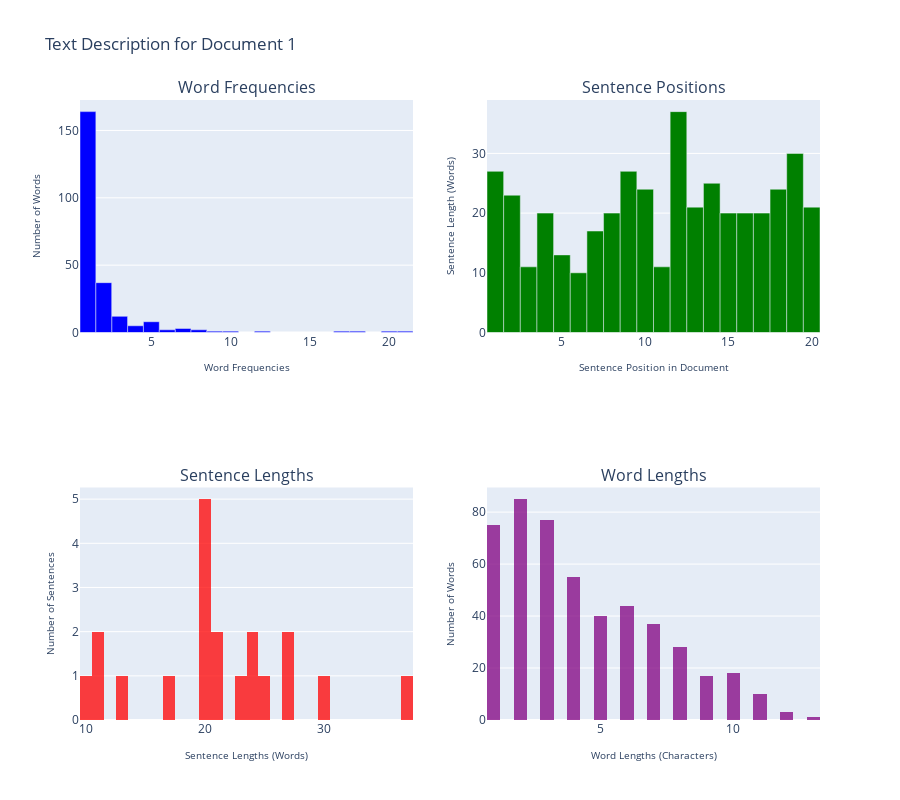
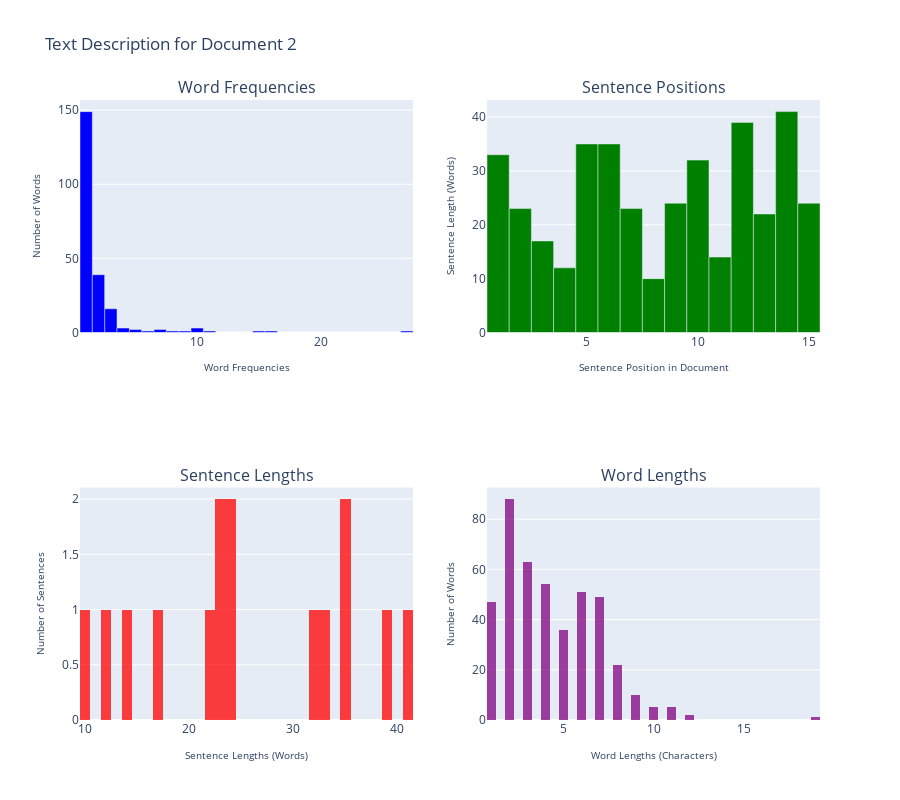

Notebook code for these charts, in order:
### Markdown cell above
- Word Frequencies: This metric provides a histogram of how often words appear with a given frequency. For example, if a lot of words appear only once in a document, it might be indicative of a text rich in unique words. On the other hand, a small set of words appearing very frequently might indicate repetitive content or a certain theme or pattern in the text.

- Sentence Positions vs. Sentence Lengths: This bar chart showcases the length of each sentence (in terms of word count) in their order of appearance in the document. This can give insights into the flow of information in a text, highlighting any long, detailed sections or brief, potentially superficial areas.

- Sentence Lengths Distribution: A histogram showing the frequency of sentence lengths across the document. Long sentences might contain a lot of information but could be harder for summarization models to digest and for readers to comprehend. Conversely, many short sentences might indicate fragmented information.

- Word Lengths Distribution: A histogram of the lengths of words in the document. Extremely long words might be anomalies, technical terms, or potential errors in the corpus. Conversely, a majority of very short words might denote lack of depth or specificity.

### Code cell
params = {
    "text_column": 'input',
    "num_docs_to_plot": 2
}

text_structure_histograms(df_summarization, params)

### Figure 1 — Plotly figure (JSON) as saved in the notebook; plotly's stock layout.template omitted (floating-point values rounded to 4 significant figures; data arrays with more than 128 entries replaced by an {"elided": "..."} marker saying what was removed)
{"data": [{"marker": {"color": "blue"}, "showlegend": false, "type": "bar", "x": [1, 4, 3, 5, 7, 8, 18, 9, 2, 17, 21, 20, 12, 10, 6], "xaxis": "x", "y": [164, 5, 12, 8, 3, 2, 1, 1, 37, 1, 1, 1, 1, 1, 2], "yaxis": "y"}, {"marker": {"color": "green"}, "showlegend": false, "type": "bar", "x": [1, 2, 3, 4, 5, 6, 7, 8, 9, 10, 11, 12, 13, 14, 15, 16, 17, 18, 19, 20], "xaxis": "x2", "y": [27, 23, 11, 20, 13, 10, 17, 20, 27, 24, 11, 37, 21, 25, 20, 20, 20, 24, 30, 21], "yaxis": "y2"}, {"marker": {"color": "red"}, "nbinsx": 50, "opacity": 0.75, "showlegend": false, "type": "histogram", "x": [27, 23, 11, 20, 13, 10, 17, 20, 27, 24, 11, 37, 21, 25, 20, 20, 20, 24, 30, 21], "xaxis": "x3", "yaxis": "y3"}, {"marker": {"color": "purple"}, "nbinsx": 50, "opacity": 0.75, "showlegend": false, "type": "histogram", "x": {"elided": "490 int values"}, "xaxis": "x4", "yaxis": "y4"}], "layout": {"annotations": [{"font": {"size": 16}, "showarrow": false, "text": "Word Frequencies", "x": 0.225, "xanchor": "center", "xref": "paper", "y": 1, "yanchor": "bottom", "yref": "paper"}, {"font": {"size": 16}, "showarrow": false, "text": "Sentence Positions", "x": 0.775, "xanchor": "center", "xref": "paper", "y": 1, "yanchor": "bottom", "yref": "paper"}, {"font": {"size": 16}, "showarrow": false, "text": "Sentence Lengths", "x": 0.225, "xanchor": "center", "xref": "paper", "y": 0.375, "yanchor": "bottom", "yref": "paper"}, {"font": {"size": 16}, "showarrow": false, "text": "Word Lengths", "x": 0.775, "xanchor": "center", "xref": "paper", "y": 0.375, "yanchor": "bottom", "yref": "paper"}], "barmode": "overlay", "height": 800, "title": {"text": "Text Description for Document 1"}, "xaxis": {"anchor": "y", "domain": [0, 0.45], "title": {"font": {"size": 10}, "text": "Word Frequencies"}}, "xaxis2": {"anchor": "y2", "domain": [0.55, 1], "title": {"font": {"size": 10}, "text": "Sentence Position in Document"}}, "xaxis3": {"anchor": "y3", "domain": [0, 0.45], "title": {"font": {"size": 10}, "text": "Sentence Lengths (Words)"}}, "xaxis4": {"anchor": "y4", "domain": [0.55, 1], "title": {"font": {"size": 10}, "text": "Word Lengths (Characters)"}}, "yaxis": {"anchor": "x", "domain": [0.625, 1], "title": {"font": {"size": 10}, "text": "Number of Words"}}, "yaxis2": {"anchor": "x2", "domain": [0.625, 1], "title": {"font": {"size": 10}, "text": "Sentence Length (Words)"}}, "yaxis3": {"anchor": "x3", "domain": [0, 0.375], "title": {"font": {"size": 10}, "text": "Number of Sentences"}}, "yaxis4": {"anchor": "x4", "domain": [0, 0.375], "title": {"font": {"size": 10}, "text": "Number of Words"}}}}

### Figure 2 — Plotly figure (JSON) as saved in the notebook; plotly's stock layout.template omitted (floating-point values rounded to 4 significant figures; data arrays with more than 128 entries replaced by an {"elided": "..."} marker saying what was removed)
{"data": [{"marker": {"color": "blue"}, "showlegend": false, "type": "bar", "x": [1, 7, 3, 2, 5, 27, 10, 4, 8, 6, 9, 15, 16, 11], "xaxis": "x", "y": [149, 2, 16, 39, 2, 1, 3, 3, 1, 1, 1, 1, 1, 1], "yaxis": "y"}, {"marker": {"color": "green"}, "showlegend": false, "type": "bar", "x": [1, 2, 3, 4, 5, 6, 7, 8, 9, 10, 11, 12, 13, 14, 15], "xaxis": "x2", "y": [33, 23, 17, 12, 35, 35, 23, 10, 24, 32, 14, 39, 22, 41, 24], "yaxis": "y2"}, {"marker": {"color": "red"}, "nbinsx": 50, "opacity": 0.75, "showlegend": false, "type": "histogram", "x": [33, 23, 17, 12, 35, 35, 23, 10, 24, 32, 14, 39, 22, 41, 24], "xaxis": "x3", "yaxis": "y3"}, {"marker": {"color": "purple"}, "nbinsx": 50, "opacity": 0.75, "showlegend": false, "type": "histogram", "x": {"elided": "433 int values"}, "xaxis": "x4", "yaxis": "y4"}], "layout": {"annotations": [{"font": {"size": 16}, "showarrow": false, "text": "Word Frequencies", "x": 0.225, "xanchor": "center", "xref": "paper", "y": 1, "yanchor": "bottom", "yref": "paper"}, {"font": {"size": 16}, "showarrow": false, "text": "Sentence Positions", "x": 0.775, "xanchor": "center", "xref": "paper", "y": 1, "yanchor": "bottom", "yref": "paper"}, {"font": {"size": 16}, "showarrow": false, "text": "Sentence Lengths", "x": 0.225, "xanchor": "center", "xref": "paper", "y": 0.375, "yanchor": "bottom", "yref": "paper"}, {"font": {"size": 16}, "showarrow": false, "text": "Word Lengths", "x": 0.775, "xanchor": "center", "xref": "paper", "y": 0.375, "yanchor": "bottom", "yref": "paper"}], "barmode": "overlay", "height": 800, "title": {"text": "Text Description for Document 2"}, "xaxis": {"anchor": "y", "domain": [0, 0.45], "title": {"font": {"size": 10}, "text": "Word Frequencies"}}, "xaxis2": {"anchor": "y2", "domain": [0.55, 1], "title": {"font": {"size": 10}, "text": "Sentence Position in Document"}}, "xaxis3": {"anchor": "y3", "domain": [0, 0.45], "title": {"font": {"size": 10}, "text": "Sentence Lengths (Words)"}}, "xaxis4": {"anchor": "y4", "domain": [0.55, 1], "title": {"font": {"size": 10}, "text": "Word Lengths (Characters)"}}, "yaxis": {"anchor": "x", "domain": [0.625, 1], "title": {"font": {"size": 10}, "text": "Number of Words"}}, "yaxis2": {"anchor": "x2", "domain": [0.625, 1], "title": {"font": {"size": 10}, "text": "Sentence Length (Words)"}}, "yaxis3": {"anchor": "x3", "domain": [0, 0.375], "title": {"font": {"size": 10}, "text": "Number of Sentences"}}, "yaxis4": {"anchor": "x4", "domain": [0, 0.375], "title": {"font": {"size": 10}, "text": "Number of Words"}}}}
